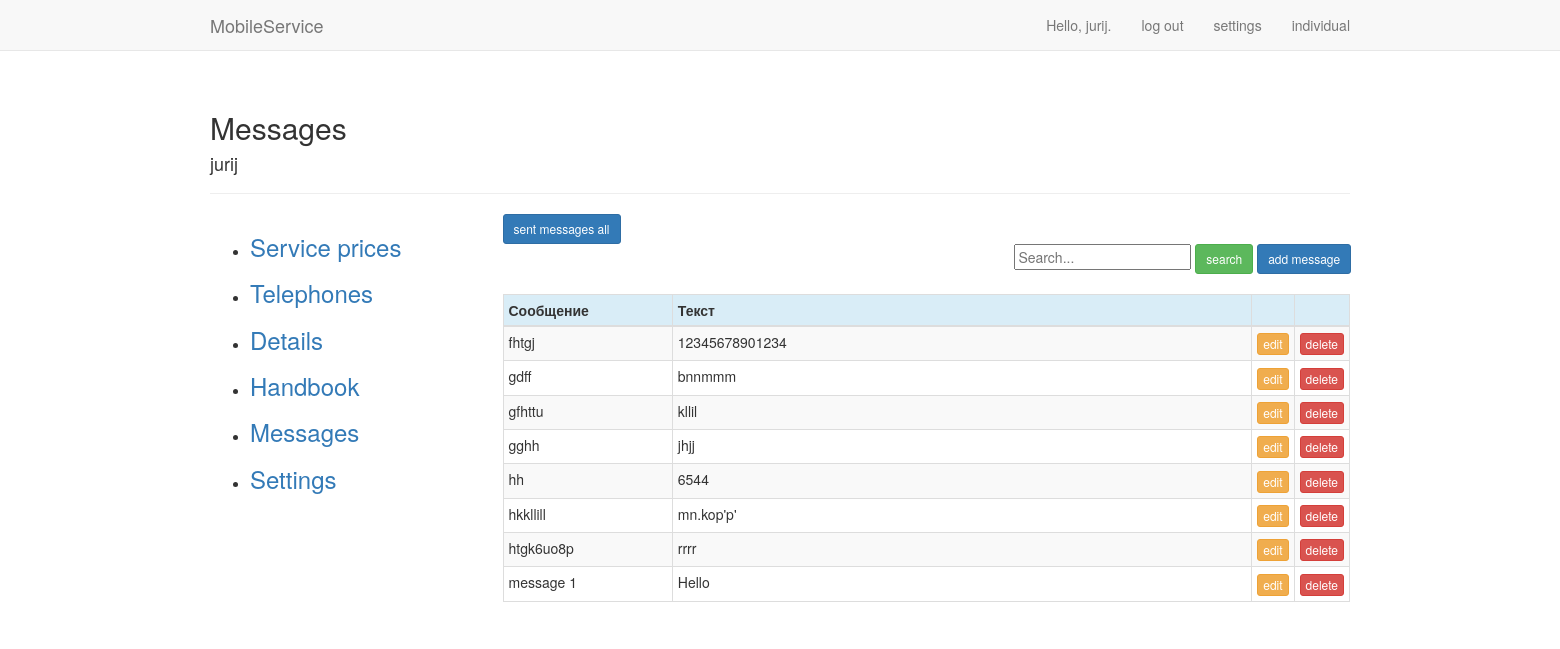
Screenshot of /send_email/messages (signed in) with the database file from the repository.
### send_email/models.py (models this page shows)
class Post(models.Model):
    post_message = models.CharField(max_length=20)
    text_message = models.TextField()
    owner = models.ForeignKey(User, on_delete=models.CASCADE)

### send_email/views.py (the view)
# urls.py: path('messages', views.messages, name='messages'),
@login_required
def messages(request):
    messages = Post.objects.filter(owner=request.user).order_by('post_message','text_message')
    context = {'messages': messages}
    return render(request, 'send_email/messages.html', context)

### send_email/templates/send_email/messages.html (shortened to what this page needs)
{% extends "mobile/base_1.html" %}
{% load bootstrap3 %}
{% block header %}
  <h2>Messages</h2><h4>{{user.username}}</h4>
{% endblock header %}
{% block content %}
  {% if not mobil_id %}
    <div class="row">
      <div class="col-xs-12 col-sm-2">
        <a href="{% url 'send_email:send_messages_all' %}" class="btn btn-primary btn-sm">sent messages all</a>
      </div>
      <div class="col-xs-12 col-sm-offset-7">
        <form action="{% url 'send_email:messages_search' %}" method="get" autocomplete="off" >
          <input name="q" type="text" placeholder="Search...">
          <button type="submit" class="btn btn-success btn-sm">search</button>
          <a href="{% url 'send_email:messages_new_record' %}" class="btn btn-primary btn-sm">add message</a>
        </form>
      </div>
    </div>
    <div class="row">
      <div class="col-xs-12 col-sm-8">
      </div>
    </div>
  {% endif %}
  <table class="table table-striped table-bordered table-condensed table-hover">
    <thead>
      <tr class="info">
        <th style="width:20%">Сообщение</th>
        <th>Текст</th>
        <th style="width:5%"></th>
        {% if not mobil_id %}
        <th style="width:5%"></th>
        {% endif %}
      </tr>
    </thead>
    <tbody>
      {% for message in messages %}
        <tr>
          <td>{{message.post_message}}</td>
          <td>{{message.text_message}}</td>
        {% if not mobil_id %}
          <td><a href="{% url 'send_email:messages_edit' message.id %}" class="btn btn-warning btn-xs">edit</a></td>
        {% endif %}
        {% if not mobil_id %}
          <td><a href="{% url 'send_email:messages_delete' message.id %}" class="btn btn-danger btn-xs">delete</a></td>
        {% endif %}
        </tr>
      {% endfor %}
    </tbody>
  </table>
{% endblock content %}

### mobile/templates/mobile/base_1.html (shortened to what this page needs)
{% load bootstrap3 %}
<!DOCTYPE html>
<html lang="en">
  <head>
    {% bootstrap_css %}
  </head>
  <body>
    <nav class="navbar navbar-default navbar-static-top">
      <div class="container">
        <div class="navbar-header">
          <a class="navbar-brand" href="{% url 'mobile:index' %}">
              MobileService</a>
        </div>
        <div id="navbar" class="navbar-collapse collapse">
          <ul class="nav navbar-nav navbar-right">
            {% if user.is_authenticated %}
              <li><a>Hello, {{ user.username }}.</a></li>
              <li><a href="{% url 'users:logout' %}">log out</a></li>
              <li><a href="{% url 'send_email:settings_common' %}">settings</a></li>
              <li><a href="{% url 'users:individual' %}">individual</a></li>
            {% else %}
              <li><a href="{% url 'users:register' %}">register</a></li>
              <li><a href="{% url 'users:login' %}">log in</a></li>
            {% endif %}
          </ul>
        </div>
      </div>
    </nav>
    <div class="container">
      <div class="page-header">
        {% block header %}{% endblock header %}
        </div>
      <div class="row">
        <div class="col-xs-12 col-sm-3">
          <ul class="rounded">
            <li><a href="{% url 'users:service_prices' %}"><h3>Service prices</h3></a></li>
            <li><a href="{% url 'mobile:telephones' %}"><h3>Telephones</h3></a></li>
            <li><a href="{% url 'users:details' %}"><h3>Details</h3></a></li>
            <li><a href="{% url 'users:handbook' %}"><h3>Handbook</h3></a></li>
            <li><a href="{% url 'send_email:messages' %}"><h3>Messages</h3></li>
            <li><a href="{% url 'send_email:settings_common' %}"><h3>Settings</h3></a></li>
          </ul>
        </div>
        <div class="col-xs-12 col-sm-9">
          <div>
           {% block content %}{% endblock content %}
          </div>
        </div>
    </div>
  </body>
</html>

### rows the page displays
Post: post_message "fhtgj", text_message "12345678901234"
Post: post_message "gdff", text_message "bnnmmm"
Post: post_message "gfhttu", text_message "kllil"
Post: post_message "gghh", text_message "jhjj"
Post: post_message "hh", text_message "6544"
Post: post_message "hkkllill", text_message "mn.kop'p'"
Post: post_message "htgk6uo8p", text_message "rrrr"
Post: post_message "message 1", text_message "Hello"

### other values shown
{{ user.username }} "jurij"
